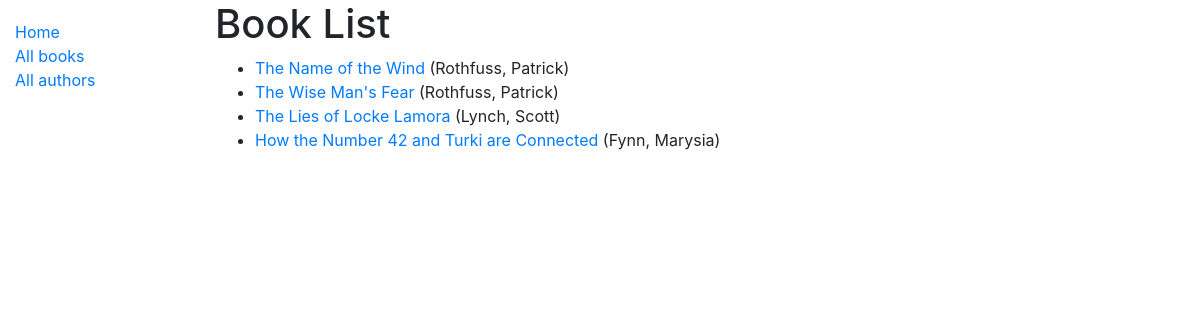
Before: /catalog/books/ with the older database file.
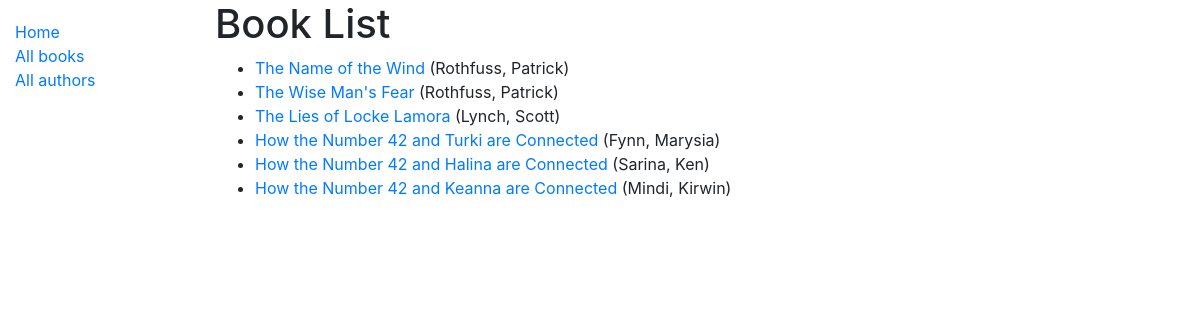
After: the same page with the newer database file.
### catalog/models.py (models this page shows, shortened)
class Book(models.Model):
    title = models.CharField(max_length=200)
    author = models.ForeignKey('Author', on_delete=models.SET_NULL, null=True)
    summary = models.TextField(max_length=1000, help_text='Enter a brief description of the book')
    isbn = models.CharField('ISBN', max_length=13, help_text='13 Character <a href="https://www.isbn-international.org/content/what-isbn">ISBN number</a>')
    genre = models.ManyToManyField(Genre, help_text='Select a genre for this book')
    def get_absolute_url(self):
        return reverse('book-detail', args=[str(self.id)])

class Author(models.Model):
    first_name = models.CharField(max_length=100)
    last_name = models.CharField(max_length=100)
    date_of_birth = models.DateField(null=True, blank=True)
    date_of_death = models.DateField('Died', null=True, blank=True)
    class Meta:
        ordering = ['last_name', 'first_name']
    def __str__(self):
        return f'{self.last_name}, {self.first_name}'

### catalog/views.py (the view)
# urls.py: path('books/', views.BookListView.as_view(), name='books'),
class BookListView(generic.ListView):
    model = Book
    paginate_by = 10

### catalog/templates/catalog/book_list.html
{% extends "base_generic.html" %}
{% block content %}
  <h1>Book List</h1>
  {% if book_list %}
  <ul>
    {% for book in book_list %}
      <li>
        <a href="{{ book.get_absolute_url }}">{{ book.title }}</a> ({{book.author}})
      </li>
    {% endfor %}
  </ul>
  {% else %}
    <p>There are no books in the library.</p>
  {% endif %}
{% endblock %}

Changed rows visible on the page:
added Book: title "How the Number 42 and Halina are Connected", author "Sarina, Ken"
added Book: title "How the Number 42 and Keanna are Connected", author "Mindi, Kirwin"
